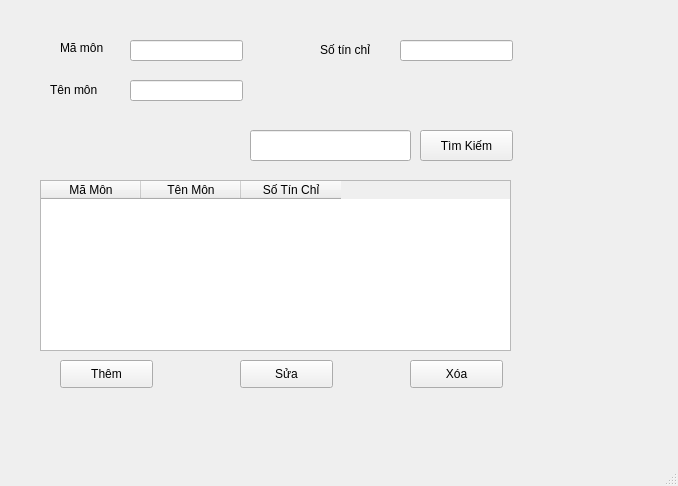
<?xml version="1.0" encoding="UTF-8"?>
<ui version="4.0">
 <class>MainWindow</class>
 <widget class="QMainWindow" name="MainWindow">
  <property name="geometry">
   <rect>
    <x>0</x>
    <y>0</y>
    <width>678</width>
    <height>486</height>
   </rect>
  </property>
  <property name="windowTitle">
   <string>MainWindow</string>
  </property>
  <widget class="QWidget" name="centralwidget">
   <widget class="QLabel" name="label_2">
    <property name="geometry">
     <rect>
      <x>50</x>
      <y>80</y>
      <width>71</width>
      <height>20</height>
     </rect>
    </property>
    <property name="font">
     <font>
      <pointsize>9</pointsize>
     </font>
    </property>
    <property name="text">
     <string>Tên môn</string>
    </property>
   </widget>
   <widget class="QPushButton" name="btnSearch">
    <property name="geometry">
     <rect>
      <x>420</x>
      <y>130</y>
      <width>93</width>
      <height>31</height>
     </rect>
    </property>
    <property name="text">
     <string>Tìm Kiếm</string>
    </property>
   </widget>
   <widget class="QPushButton" name="btnDelete">
    <property name="geometry">
     <rect>
      <x>410</x>
      <y>360</y>
      <width>93</width>
      <height>28</height>
     </rect>
    </property>
    <property name="text">
     <string>Xóa</string>
    </property>
   </widget>
   <widget class="QPushButton" name="btnAdd">
    <property name="geometry">
     <rect>
      <x>60</x>
      <y>360</y>
      <width>93</width>
      <height>28</height>
     </rect>
    </property>
    <property name="text">
     <string>Thêm</string>
    </property>
   </widget>
   <widget class="QLineEdit" name="txtTenMon">
    <property name="geometry">
     <rect>
      <x>130</x>
      <y>80</y>
      <width>113</width>
      <height>21</height>
     </rect>
    </property>
   </widget>
   <widget class="QLabel" name="label">
    <property name="geometry">
     <rect>
      <x>60</x>
      <y>40</y>
      <width>55</width>
      <height>16</height>
     </rect>
    </property>
    <property name="font">
     <font>
      <pointsize>9</pointsize>
     </font>
    </property>
    <property name="text">
     <string>Mã môn</string>
    </property>
   </widget>
   <widget class="QLineEdit" name="txtMaMon">
    <property name="geometry">
     <rect>
      <x>130</x>
      <y>40</y>
      <width>113</width>
      <height>21</height>
     </rect>
    </property>
   </widget>
   <widget class="QLineEdit" name="txtTK">
    <property name="geometry">
     <rect>
      <x>250</x>
      <y>130</y>
      <width>161</width>
      <height>31</height>
     </rect>
    </property>
   </widget>
   <widget class="QLineEdit" name="txtSoTC">
    <property name="geometry">
     <rect>
      <x>400</x>
      <y>40</y>
      <width>113</width>
      <height>21</height>
     </rect>
    </property>
   </widget>
   <widget class="QPushButton" name="btnUpdate">
    <property name="geometry">
     <rect>
      <x>240</x>
      <y>360</y>
      <width>93</width>
      <height>28</height>
     </rect>
    </property>
    <property name="text">
     <string>Sửa</string>
    </property>
   </widget>
   <widget class="QTableWidget" name="tb_SinhVien">
    <property name="geometry">
     <rect>
      <x>40</x>
      <y>180</y>
      <width>471</width>
      <height>171</height>
     </rect>
    </property>
    <column>
     <property name="text">
      <string>Mã Môn</string>
     </property>
    </column>
    <column>
     <property name="text">
      <string>Tên Môn</string>
     </property>
    </column>
    <column>
     <property name="text">
      <string>Số Tín Chỉ</string>
     </property>
    </column>
   </widget>
   <widget class="QLabel" name="label_3">
    <property name="geometry">
     <rect>
      <x>320</x>
      <y>40</y>
      <width>91</width>
      <height>20</height>
     </rect>
    </property>
    <property name="font">
     <font>
      <pointsize>9</pointsize>
     </font>
    </property>
    <property name="text">
     <string>Số tín chỉ</string>
    </property>
   </widget>
  </widget>
  <widget class="QStatusBar" name="statusbar"/>
 </widget>
 <resources/>
 <connections/>
</ui>
